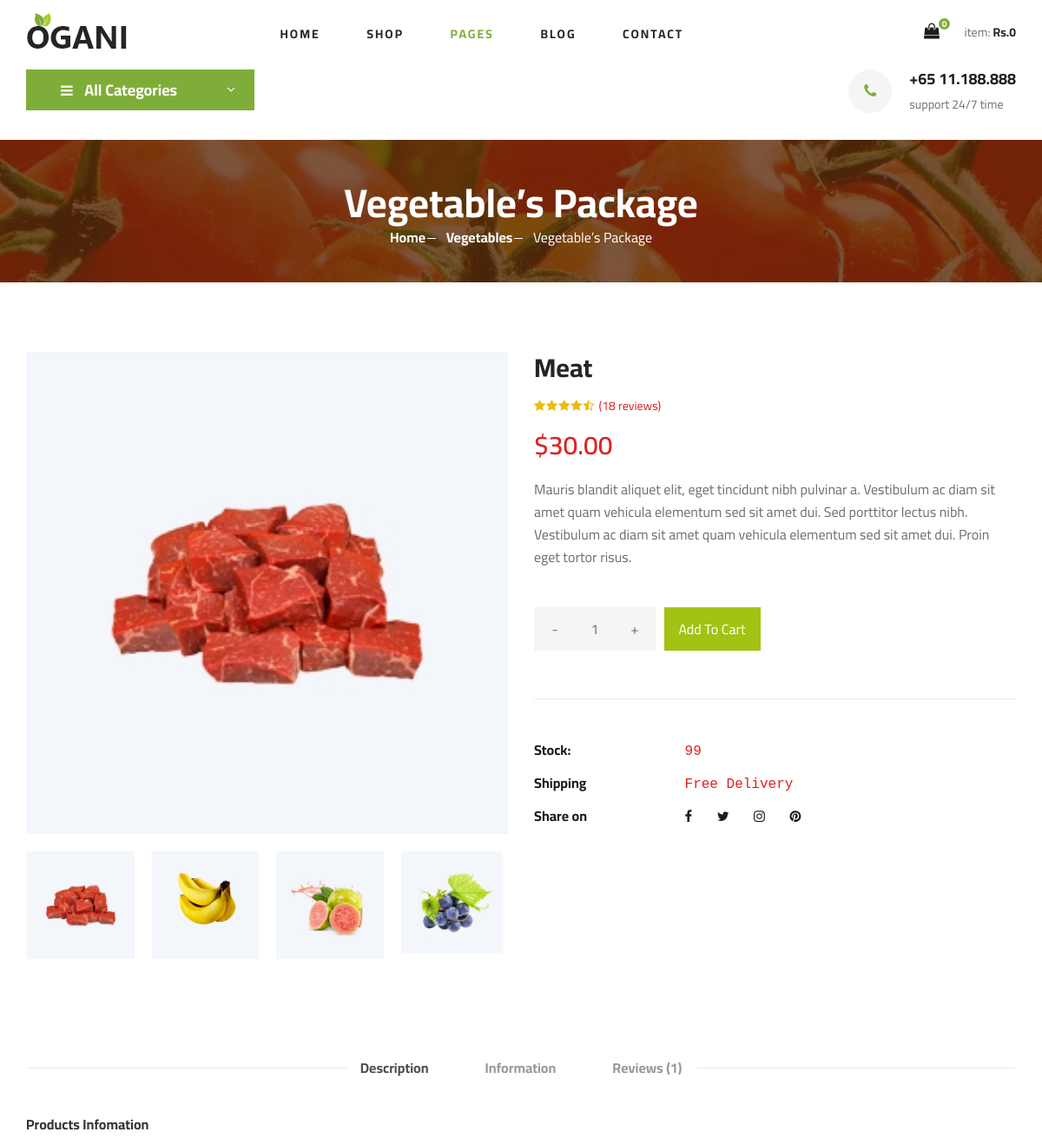
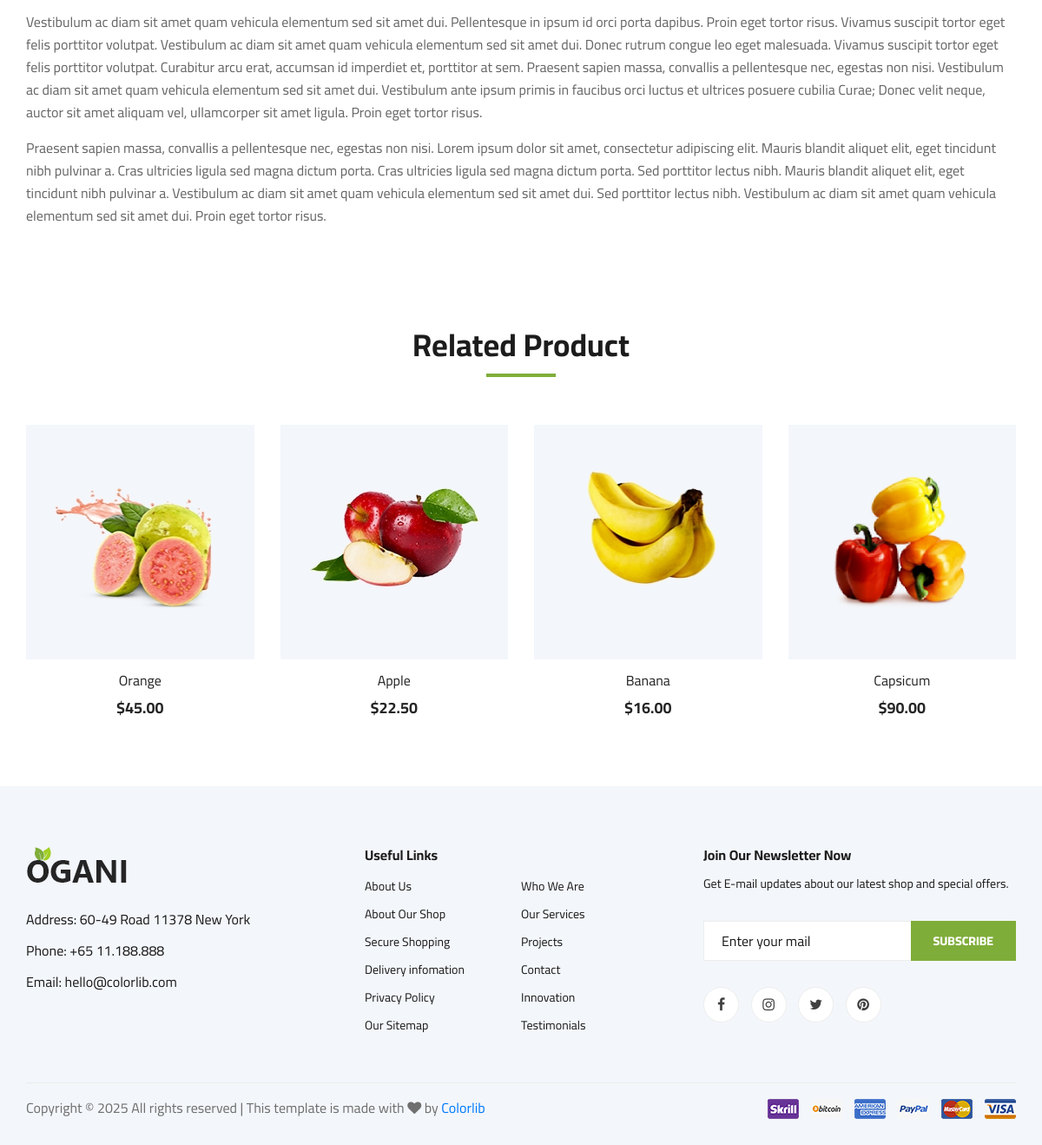
The page /shop-details.php on the database its author committed (2 pictures, top to bottom).
### tables this page shows
CREATE TABLE `products` (
  `ID` int(11) NOT NULL,
  `NAME` varchar(20) NOT NULL,
  `PRICE` int(11) NOT NULL,
  `IMAGE` varchar(200) NOT NULL,
  `DISCOUNT` int(11) NOT NULL,
  `CATEGORY` varchar(50) DEFAULT NULL,
  `product_qty` int(11) DEFAULT 0,
  `product_details` varchar(500) DEFAULT NULL
);

### shop-details.php (the view, shortened to what this page needs)
<!DOCTYPE html>
<html lang="zxx">
<head>
    <link rel="stylesheet" href="css/bootstrap.min.css" type="text/css">
    <link rel="stylesheet" href="css/font-awesome.min.css" type="text/css">
    <link rel="stylesheet" href="css/elegant-icons.css" type="text/css">
    <link rel="stylesheet" href="css/nice-select.css" type="text/css">
    <link rel="stylesheet" href="css/jquery-ui.min.css" type="text/css">
    <link rel="stylesheet" href="css/owl.carousel.min.css" type="text/css">
    <link rel="stylesheet" href="css/slicknav.min.css" type="text/css">
    <link rel="stylesheet" href="css/style.css" type="text/css">
</head>
<body>
    <header class="header">
        <div class="container">
            <div class="row">
                <div class="col-lg-3">
                    <div class="header__logo">
                        <a href="./index.php"><img src="img/logo.png" alt=""></a>
                    </div>
                </div>
                <div class="col-lg-6">
                    <nav class="header__menu">
                        <ul>
                            <li><a href="./index.php">Home</a></li>
                            <li><a href="./shop-grid.php">Shop</a></li>
                            <li class="active"><a href="#">Pages</a>
                            </li>
                            <li><a href="./blog.php">Blog</a></li>
                            <li><a href="./contact.php">Contact</a></li>
                        </ul>
                    </nav>
                </div>
                <div class="col-lg-3">
                    <div class="header__cart">
                        <?php include ('cart_info.php'); ?>
                    </div>
                </div>
            </div>
        </div>
    </header>
    <section class="hero hero-normal">
        <div class="container">
            <div class="row">
                <div class="col-lg-3">
                    <div class="hero__categories">
                        <div class="hero__categories__all">
                            <i class="fa fa-bars"></i>
                            <span>All Categories</span>
                        </div>
                    </div>
                </div>
                <div class="col-lg-9">
                    <div class="hero__search">
                        <div class="hero__search__phone">
                            <div class="hero__search__phone__icon">
                                <i class="fa fa-phone"></i>
                            </div>
                            <div class="hero__search__phone__text">
                                <h5>+65 11.188.888</h5>
                                <span>support 24/7 time</span>
                            </div>
                        </div>
                    </div>
                </div>
            </div>
        </div>
    </section>
    <section class="breadcrumb-section set-bg" data-setbg="img/breadcrumb.jpg">
        <div class="container">
            <div class="row">
                <div class="col-lg-12 text-center">
                    <div class="breadcrumb__text">
                        <h2>Vegetable’s Package</h2>
                        <div class="breadcrumb__option">
                            <a href="./index.php">Home</a>
                            <a href="./index.php">Vegetables</a>
                            <span>Vegetable’s Package</span>
                        </div>
                    </div>
                </div>
            </div>
        </div>
    </section>
    <section class="product-details spad">
        <div class="container">
            <div class="row">
                <div class="col-lg-6 col-md-6">
                    <div class="product__details__pic">
                        <div class="product__details__pic__item">
                            <img class="product__details__pic__item--large" src="img/product/product-1.jpg" alt="">
                        </div>
                        <div class="product__details__pic__slider owl-carousel">
                            <?php
                            $query = "SELECT *, (price - (price * discount / 100)) AS discounted_price FROM products";
                            $r = mysqli_query($con, $query);
                            while ($data = mysqli_fetch_array($r)) {
                                ?>
                                <img class="thumbnail" data-imgbigurl="img/product/<?php echo $data[3]; ?>"
                                    src="img/product/<?php echo $data[3]; ?>" alt=""
                                    data-name="<?php echo $data['NAME']; ?>" data-id="<?php echo $data[0]; ?>"
                                    data-price="<?php echo number_format($data['discounted_price'], 2, '.', ''); ?>"
                                    data-description="<?php echo $data[7]; ?>"
                                    data-qty="<?php $_SESSION['x']=$data['product_qty']; echo $data['product_qty']; ?>" ;>
                            <?php } ?>
                        </div>
                    </div>
                </div>
                <div class="col-lg-6 col-md-6">
                    <div class="product__details__text">
                        <h3 id="product-name">Meat</h3>
                        <div class="product__details__rating">
                            <i class="fa fa-star"></i>
                            <i class="fa fa-star"></i>
                            <i class="fa fa-star"></i>
                            <i class="fa fa-star"></i>
                            <i class="fa fa-star-half-o"></i>
                            <span>(18 reviews)</span>
                        </div>
                        <div class="product__details__price" id="product-price">$30.00</div>
                        <p id="product-description">Mauris blandit aliquet elit, eget tincidunt nibh pulvinar a.
                            Vestibulum ac diam sit amet quam
                            vehicula elementum sed sit amet dui. Sed porttitor lectus nibh. Vestibulum ac diam sit amet
                            quam vehicula elementum sed sit amet dui. Proin eget tortor risus.</p>
                        <form action="shop-details.php" method="post">
                            <div class="product__details__quantity">
                                <div class="quantity">
                                    <div class="pro-qty">
                                        <input type="text" name="qty" value="1">
                                    </div>
                                </div>
                            </div>
                            <button type="submit" name="addToCartBtn"
                                style="width: 20%; height: 50px; border: none; color: white; background-color: rgb(162,195,19);">Add
                                To Cart</button>
                        </form>
                        <ul>
                            <li><b>Stock:</b> <span><samp id="product-qty">99</samp></span></li>
                            <li><b>Shipping</b> <span><samp>Free Delivery</samp></span></li>
                            <li><b>Share on</b>
                                <div class="share">
                                    <a href="#"><i class="fa fa-facebook"></i></a>
                                    <a href="#"><i class="fa fa-twitter"></i></a>
                                    <a href="#"><i class="fa fa-instagram"></i></a>
                                    <a href="#"><i class="fa fa-pinterest"></i></a>
                                </div>
                            </li>
                        </ul>
                    </div>
                </div>
                <div class="col-lg-12">
                    <div class="product__details__tab">
                        <ul class="nav nav-tabs" role="tablist">
                            <li class="nav-item">
                                <a class="nav-link active" data-toggle="tab" href="#tabs-1" role="tab"
                                    aria-selected="true">Description</a>
                            </li>
                            <li class="nav-item">
                                <a class="nav-link" data-toggle="tab" href="#tabs-2" role="tab"
                                    aria-selected="false">Information</a>
                            </li>
                            <li class="nav-item">
                                <a class="nav-link" data-toggle="tab" href="#tabs-3" role="tab"
                                    aria-selected="false">Reviews <span>(1)</span></a>
                            </li>
                        </ul>
                        <div class="tab-content">
                            <div class="tab-pane active" id="tabs-1" role="tabpanel">
                                <div class="product__details__tab__desc">
                                    <h6>Products Infomation</h6>
                                    <p>Vestibulum ac diam sit amet quam vehicula elementum sed sit amet dui.
                                        Pellentesque in ipsum id orci porta dapibus. Proin eget tortor risus. Vivamus
                                        suscipit tortor eget felis porttitor volutpat. Vestibulum ac diam sit amet quam
                                        vehicula elementum sed sit amet dui. Donec rutrum congue leo eget malesuada.
                                        Vivamus suscipit tortor eget felis porttitor volutpat. Curabitur arcu erat,
                                        accumsan id imperdiet et, porttitor at sem. Praesent sapien massa, convallis a
                                        pellentesque nec, egestas non nisi. Vestibulum ac diam sit amet quam vehicula
                                        elementum sed sit amet dui. Vestibulum ante ipsum primis in faucibus orci luctus
                                        et ultrices posuere cubilia Curae; Donec velit neque, auctor sit amet aliquam
                                        vel, ullamcorper sit amet ligula. Proin eget tortor risus.</p>
                                    <p>Praesent sapien massa, convallis a pellentesque nec, egestas non nisi. Lorem
                                        ipsum dolor sit amet, consectetur adipiscing elit. Mauris blandit aliquet
                                        elit, eget tincidunt nibh pulvinar a. Cras ultricies ligula sed magna dictum
                                        porta. Cras ultricies ligula sed magna dictum porta. Sed porttitor lectus
                                        nibh. Mauris blandit aliquet elit, eget tincidunt nibh pulvinar a.
                                        Vestibulum ac diam sit amet quam vehicula elementum sed sit amet dui. Sed
                                        porttitor lectus nibh. Vestibulum ac diam sit amet quam vehicula elementum
                                        sed sit amet dui. Proin eget tortor risus.</p>
                                </div>
                            </div>
                        </div>
                    </div>
                </div>
            </div>
        </div>
    </section>
    <section class="related-product">
        <div class="container">
            <div class="row">
                <div class="col-lg-12">
                    <div class="section-title related__product__title">
                        <h2>Related Product</h2>
                    </div>
                </div>
            </div>
            <div class="row">
                <?php
                $query = "SELECT *, (price - (price * discount / 100)) AS discounted_price
                FROM products
                ORDER BY RAND()
                LIMIT 4;
                ";
                $result = mysqli_query($con, $query);
                while ($data = mysqli_fetch_array($result)) {
                    ?>
                    <div class="col-lg-3 col-md-4 col-sm-6">
                        <div class="product__item">
                            <div class="product__item__pic set-bg" data-setbg="img/product/<?php echo $data[3]; ?>">
                            </div>
                            <div class="product__item__text">
                                <h6><a href="#"><?php echo $data[1]; ?></a></h6>
                                <h5>$<?php echo number_format($data['discounted_price'], 2, '.', ''); ?></h5>
                            </div>
                        </div>
                    </div>
                <?php } ?>
            </div>
        </div>
    </section>
    <footer class="footer spad">
        <div class="container">
            <div class="row">
                <div class="col-lg-3 col-md-6 col-sm-6">
                    <div class="footer__about">
                        <div class="footer__about__logo">
                            <a href="./index.html"><img src="img/logo.png" alt=""></a>
                        </div>
                        <ul>
                            <li>Address: 60-49 Road 11378 New York</li>
                            <li>Phone: +65 11.188.888</li>
                            <li>Email: hello@colorlib.com</li>
                        </ul>
                    </div>
                </div>
                <div class="col-lg-4 col-md-6 col-sm-6 offset-lg-1">
                    <div class="footer__widget">
                        <h6>Useful Links</h6>
                        <ul>
                            <li><a href="#">About Us</a></li>
                            <li><a href="#">About Our Shop</a></li>
                            <li><a href="#">Secure Shopping</a></li>
                            <li><a href="#">Delivery infomation</a></li>
                            <li><a href="#">Privacy Policy</a></li>
                            <li><a href="#">Our Sitemap</a></li>
                        </ul>
                        <ul>
                            <li><a href="#">Who We Are</a></li>
                            <li><a href="#">Our Services</a></li>
                            <li><a href="#">Projects</a></li>
                            <li><a href="#">Contact</a></li>
                            <li><a href="#">Innovation</a></li>
                            <li><a href="#">Testimonials</a></li>
                        </ul>
                    </div>
                </div>
                <div class="col-lg-4 col-md-12">
                    <div class="footer__widget">
                        <h6>Join Our Newsletter Now</h6>
                        <p>Get E-mail updates about our latest shop and special offers.</p>
                        <form action="#">
                            <input type="text" placeholder="Enter your mail">
                            <button type="submit" class="site-btn">Subscribe</button>
                        </form>
                        <div class="footer__widget__social">
                            <a href="#"><i class="fa fa-facebook"></i></a>
                            <a href="#"><i class="fa fa-instagram"></i></a>
                            <a href="#"><i class="fa fa-twitter"></i></a>
                            <a href="#"><i class="fa fa-pinterest"></i></a>
                        </div>
                    </div>
                </div>
            </div>
            <div class="row">
                <div class="col-lg-12">
                    <div class="footer__copyright">
                        <div class="footer__copyright__text">
                            <p>
                                Copyright &copy;
                                <script>document.write(new Date().getFullYear());</script> All rights reserved | This
                                template is made with <i class="fa fa-heart" aria-hidden="true"></i> by <a
                                    href="https://colorlib.com" target="_blank">Colorlib</a>
                            </p>
                        </div>
                        <div class="footer__copyright__payment"><img src="img/payment-item.png" alt=""></div>
                    </div>
                </div>
            </div>
        </div>
    </footer>
</body>
</html>

### rows shown on the page
products: IMAGE (picture)
products: IMAGE (picture), shows a picture, NAME "Banana", discounted_price "16.00"
products: IMAGE (picture), shows a picture, NAME "Orange", discounted_price "45.00"
products: IMAGE (picture)
products: shows a picture, NAME "Apple", discounted_price "22.50"
products: shows a picture, NAME "Capsicum", discounted_price "90.00"

### other values the page prints
$total_count "0"
$total_price "0"
